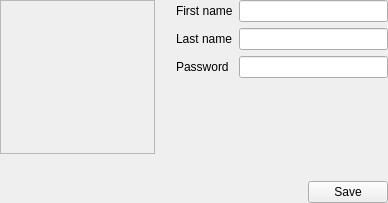
<?xml version="1.0" encoding="UTF-8"?>
<ui version="4.0">
 <class>AvatarEditOpenSim</class>
 <widget class="QWidget" name="AvatarEditOpenSim">
  <property name="geometry">
   <rect>
    <x>0</x>
    <y>0</y>
    <width>388</width>
    <height>203</height>
   </rect>
  </property>
  <property name="windowTitle">
   <string>AvatarEditOpenSim</string>
  </property>
  <layout class="QVBoxLayout" name="verticalLayout_2">
   <property name="margin">
    <number>0</number>
   </property>
   <item>
    <layout class="QVBoxLayout" name="verticalLayout">
     <item>
      <layout class="QHBoxLayout" name="horizontalLayout_2">
       <item>
        <layout class="QVBoxLayout" name="verticalLayout_3">
         <property name="rightMargin">
          <number>15</number>
         </property>
         <item>
          <widget class="QLabel" name="pictureLabel">
           <property name="sizePolicy">
            <sizepolicy hsizetype="Fixed" vsizetype="Fixed">
             <horstretch>0</horstretch>
             <verstretch>0</verstretch>
            </sizepolicy>
           </property>
           <property name="minimumSize">
            <size>
             <width>155</width>
             <height>154</height>
            </size>
           </property>
           <property name="frameShape">
            <enum>QFrame::StyledPanel</enum>
           </property>
           <property name="frameShadow">
            <enum>QFrame::Sunken</enum>
           </property>
           <property name="midLineWidth">
            <number>1</number>
           </property>
           <property name="text">
            <string/>
           </property>
           <property name="alignment">
            <set>Qt::AlignCenter</set>
           </property>
           <property name="indent">
            <number>0</number>
           </property>
          </widget>
         </item>
         <item>
          <spacer name="verticalSpacer_2">
           <property name="orientation">
            <enum>Qt::Vertical</enum>
           </property>
           <property name="sizeHint" stdset="0">
            <size>
             <width>20</width>
             <height>40</height>
            </size>
           </property>
          </spacer>
         </item>
        </layout>
       </item>
       <item>
        <layout class="QFormLayout" name="formLayout">
         <item row="0" column="0">
          <widget class="QLabel" name="firstNameLabel">
           <property name="text">
            <string>First name</string>
           </property>
          </widget>
         </item>
         <item row="0" column="1">
          <widget class="QLineEdit" name="firstNameLineEdit"/>
         </item>
         <item row="1" column="0">
          <widget class="QLabel" name="lastNameLabel">
           <property name="text">
            <string>Last name</string>
           </property>
          </widget>
         </item>
         <item row="1" column="1">
          <widget class="QLineEdit" name="lastNameLineEdit"/>
         </item>
         <item row="2" column="0">
          <widget class="QLabel" name="passwordLabel">
           <property name="text">
            <string>Password</string>
           </property>
          </widget>
         </item>
         <item row="2" column="1">
          <widget class="QLineEdit" name="passwordLineEdit">
           <property name="echoMode">
            <enum>QLineEdit::Password</enum>
           </property>
          </widget>
         </item>
        </layout>
       </item>
      </layout>
     </item>
     <item>
      <spacer name="verticalSpacer">
       <property name="orientation">
        <enum>Qt::Vertical</enum>
       </property>
       <property name="sizeHint" stdset="0">
        <size>
         <width>20</width>
         <height>40</height>
        </size>
       </property>
      </spacer>
     </item>
     <item>
      <layout class="QHBoxLayout" name="horizontalLayout">
       <item>
        <spacer name="horizontalSpacer">
         <property name="orientation">
          <enum>Qt::Horizontal</enum>
         </property>
         <property name="sizeHint" stdset="0">
          <size>
           <width>40</width>
           <height>20</height>
          </size>
         </property>
        </spacer>
       </item>
       <item>
        <widget class="QLabel" name="statusLabel">
         <property name="text">
          <string/>
         </property>
        </widget>
       </item>
       <item>
        <widget class="QPushButton" name="pushButtonSave">
         <property name="text">
          <string>Save</string>
         </property>
        </widget>
       </item>
      </layout>
     </item>
    </layout>
   </item>
  </layout>
 </widget>
 <resources/>
 <connections/>
</ui>
